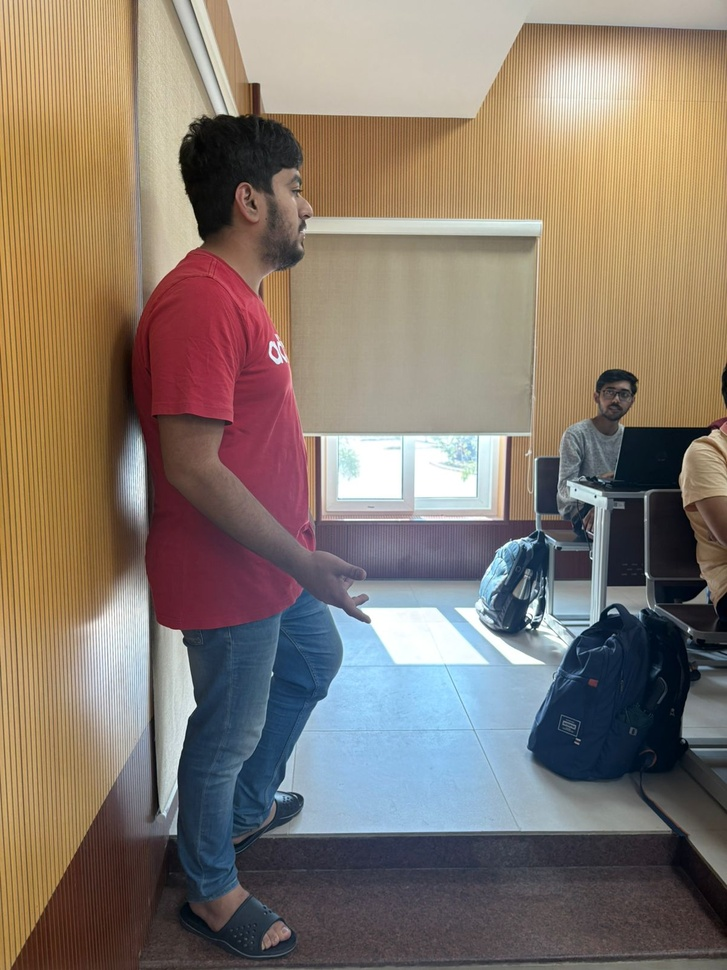
#> input picture left_image.jpg, 727 x 970 px, shrunk from 1200 x 1600 before the run
$ jupyter execute CV.ipynb   (shell and % lines are left out)   (older library calls are emulated)
#> lines starting #> are read from the running program, lines starting #| are printed output that depends on the picture; after the words box and inside, x2 and y2 are one past the last pixel; in counts of white or black regions, pixels touching at a corner belong together
[cell 1]
from google.colab import files

uploaded = files.upload()
#> the answer given: left_image.jpg

[cell 2]
import cv2
import numpy as np
import matplotlib.pyplot as plt

# Load stereo images (with correct filenames)
imgL = cv2.imread('left_image.jpg', cv2.IMREAD_GRAYSCALE)
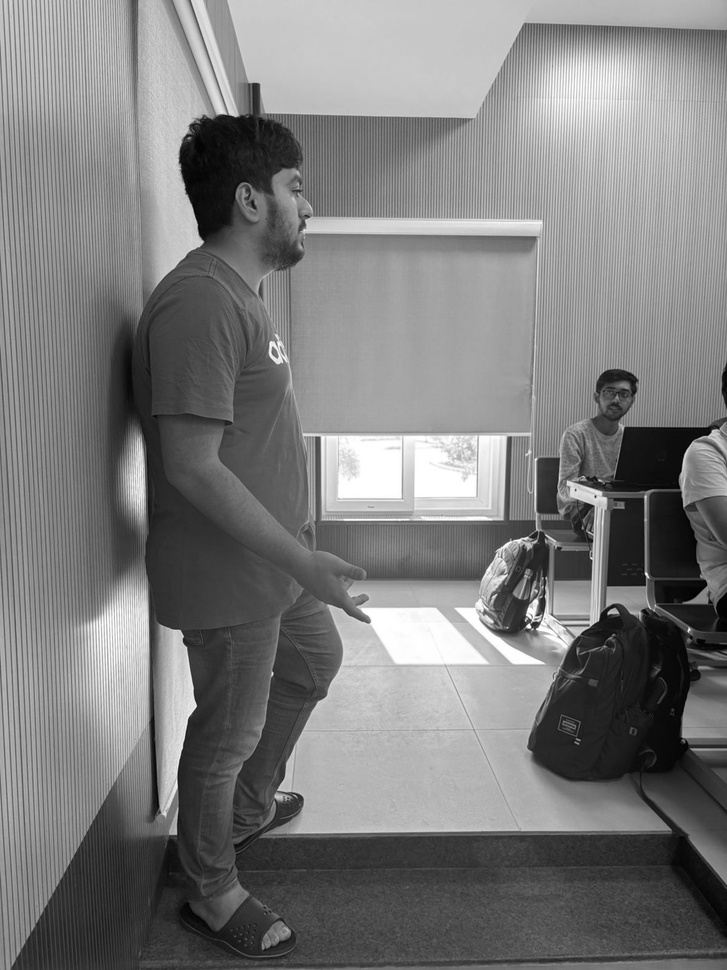
#> imgL: shape (970, 727); min 0, max 255, mean 124.1
imgR = cv2.imread('right_image.jpg', cv2.IMREAD_GRAYSCALE)
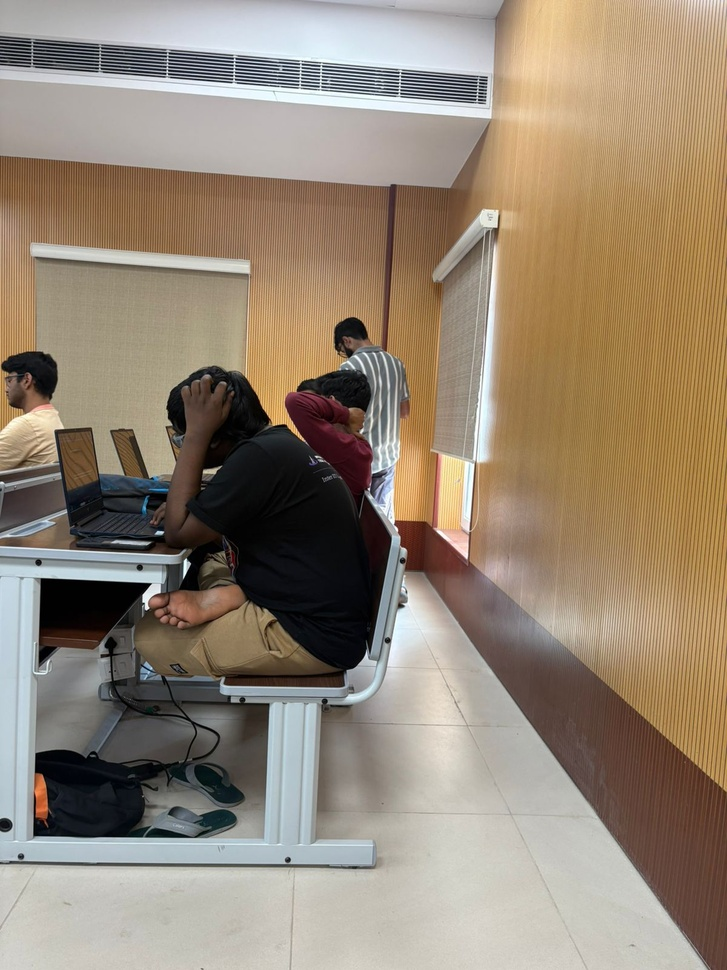
#> input picture right_image.jpg, 727 x 970 px, shrunk from 1200 x 1600 before the run
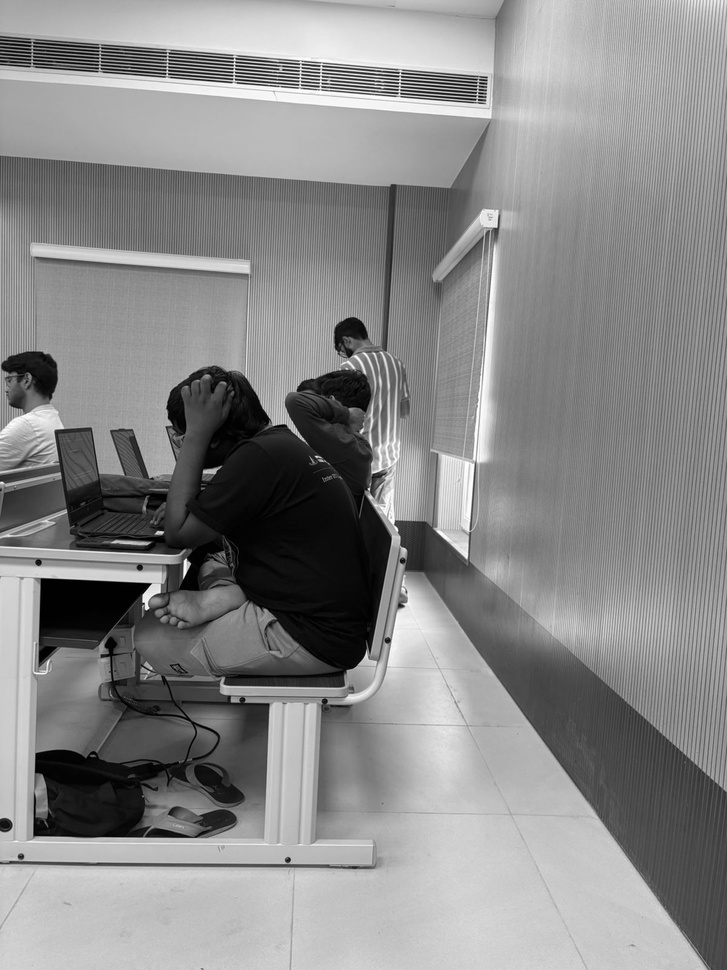
#> imgR: shape (970, 727); min 0, max 255, mean 136.8

if imgL is None or imgR is None:
    raise Exception("❌ Make sure 'left_image.jpg' and 'right_image.jpg' are uploaded!")

# Create a StereoBM or StereoSGBM object
stereo = cv2.StereoBM_create(numDisparities=16*5, blockSize=15)

# Compute disparity map
disparity = stereo.compute(imgL, imgR)

# Normalize disparity for visualization
disparity_normalized = cv2.normalize(
    disparity, None, alpha=0, beta=255,
    norm_type=cv2.NORM_MINMAX, dtype=cv2.CV_8U
)

# Display disparity map
plt.figure(figsize=(10, 5))
plt.imshow(disparity_normalized, cmap='gray')
plt.title('Disparity Map')
plt.axis('off')
plt.show()

# Reprojection to 3D (dummy calibration matrix)
focal_length = 0.8 * imgL.shape[1]
#> focal_length = 581.6
Q = np.float32([
    [1, 0, 0, -imgL.shape[1] / 2],
    [0, -1, 0, imgL.shape[0] / 2],
    [0, 0, 0, focal_length],
    [0, 0, 1, 0]
])

points_3D = cv2.reprojectImageTo3D(disparity, Q)
#> points_3D: shape (970, 727, 3) float32; 0.41% of the values are NaN or infinite; the others: min -36.35, max 72.7, mean -10.95
mask = disparity > disparity.min()
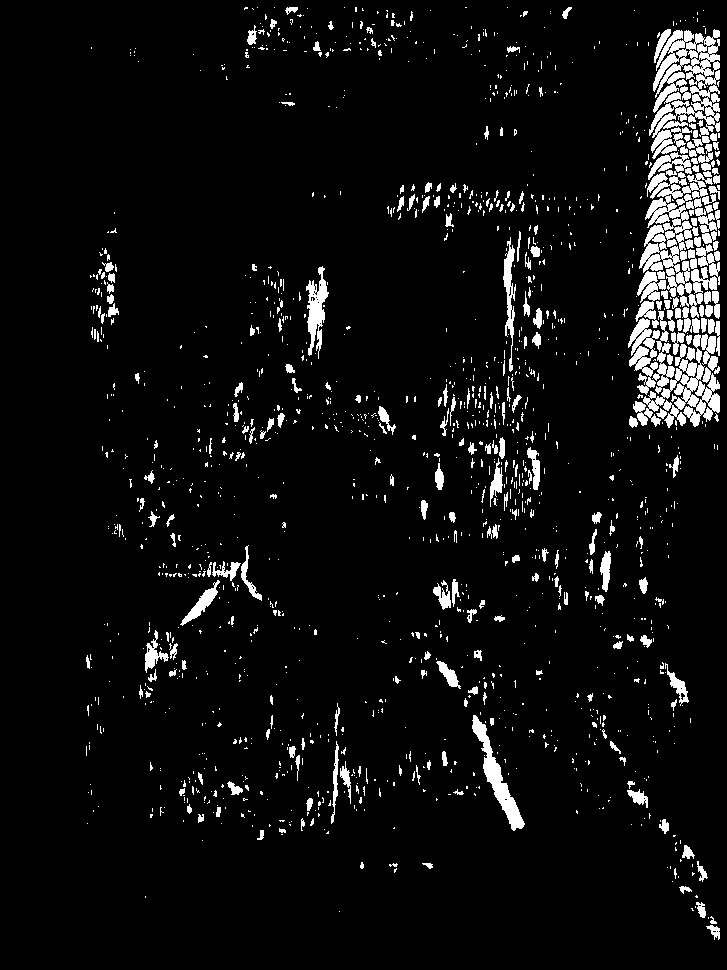
#> mask: shape (970, 727) bool; 6% white; 1547 white regions (1271 under 20 px), largest, box (x1, y1, x2, y2) and area: (649, 29, 720, 159) 4850, (639, 173, 717, 318) 4172, (633, 334, 720, 428) 3226
output_points = points_3D[mask]

print(f"✅ Extracted 3D points: {output_points.shape}")
#| ✅ Extracted 3D points: (42107, 3)

# Show depth meaning
plt.imshow(disparity_normalized, cmap='gray')
plt.title('Depth Meaning: White = Near, Black = Far')
plt.axis('off')
plt.show()

[cell 3]
from mpl_toolkits.mplot3d import Axes3D

fig = plt.figure(figsize=(8, 6))
ax = fig.add_subplot(111, projection='3d')

# Sample a few points (for speed)
sample = output_points[::100]
#> sample = 422 rows, first 8: [-0.296, 1.2, 1.45], [-0.0667, 0.413, 0.507], [0.16, 0.372, 0.46], [0.04, 0.607, 0.762], [-inf, inf, inf], [-0.94, 4.17, 5.34], [-inf, inf, inf], [1.44, 2.01, 2.6]
ax.scatter(sample[:, 0], sample[:, 1], sample[:, 2], s=0.5)
ax.set_title("3D Point Cloud Reconstruction")
plt.show()
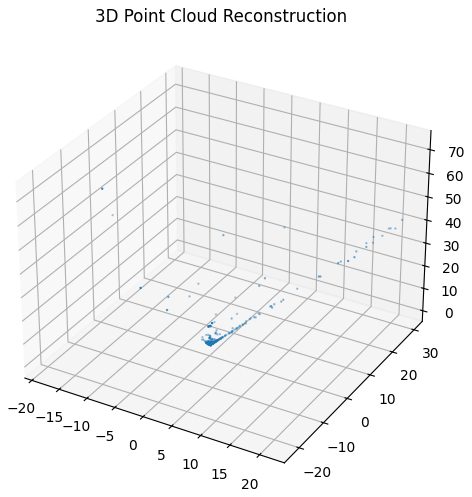
#> figure drawn by matplotlib, 1 panel

[cell 4]
def compute_disparity(imgL, imgR, method="BM"):
    if method == "BM":
        stereo = cv2.StereoBM_create(numDisparities=16*5, blockSize=15)
    else:
        stereo = cv2.StereoSGBM_create(
            minDisparity=0,
            numDisparities=16*5,
            blockSize=15,
            P1=8 * 3 * 15 ** 2,
            P2=32 * 3 * 15 ** 2,
            disp12MaxDiff=1,
            uniquenessRatio=15,
            speckleWindowSize=50,
            speckleRange=2
        )
    disparity = stereo.compute(imgL, imgR)
    return cv2.normalize(disparity, None, 0, 255, cv2.NORM_MINMAX, cv2.CV_8U)

[cell 5]
import cv2
import numpy as np
import matplotlib.pyplot as plt

# Load stereo images
imgL = cv2.imread('left_image.jpg', cv2.IMREAD_GRAYSCALE)
imgR = cv2.imread('right_image.jpg', cv2.IMREAD_GRAYSCALE)

if imgL is None or imgR is None:
    raise Exception("❌ Please upload 'left_image.jpg' and 'right_image.jpg' first!")

# ----- StereoBM -----
stereo_bm = cv2.StereoBM_create(numDisparities=16*5, blockSize=15)
disparity_bm = stereo_bm.compute(imgL, imgR)
disparity_bm = cv2.normalize(disparity_bm, None, 0, 255, cv2.NORM_MINMAX, cv2.CV_8U)

# ----- StereoSGBM -----
stereo_sgbm = cv2.StereoSGBM_create(
    minDisparity=0,
    numDisparities=16*5,
    blockSize=15,
    P1=8 * 3 * 15 ** 2,
    P2=32 * 3 * 15 ** 2,
    disp12MaxDiff=1,
    uniquenessRatio=10,
    speckleWindowSize=100,
    speckleRange=32,
    preFilterCap=63
)
disparity_sgbm = stereo_sgbm.compute(imgL, imgR)
disparity_sgbm = cv2.normalize(disparity_sgbm, None, 0, 255, cv2.NORM_MINMAX, cv2.CV_8U)

# ----- Visualization -----
plt.figure(figsize=(12, 6))
plt.subplot(1, 2, 1)
plt.imshow(disparity_bm, cmap='gray')
plt.title('Disparity Map - StereoBM')
plt.axis('off')

plt.subplot(1, 2, 2)
plt.imshow(disparity_sgbm, cmap='gray')
plt.title('Disparity Map - StereoSGBM')
plt.axis('off')

plt.show()

[cell 6]
import cv2
import numpy as np
import matplotlib.pyplot as plt

# Load stereo images
imgL = cv2.imread('left_image.jpg', cv2.IMREAD_GRAYSCALE)
imgR = cv2.imread('right_image.jpg', cv2.IMREAD_GRAYSCALE)

# Validate
if imgL is None or imgR is None:
    raise Exception("Please upload both images correctly!")

# StereoBM
stereo_bm = cv2.StereoBM_create(numDisparities=16*5, blockSize=15)
disparity_bm = stereo_bm.compute(imgL, imgR)
disparity_bm = cv2.normalize(disparity_bm, None, 0, 255, cv2.NORM_MINMAX, cv2.CV_8U)

# StereoSGBM
stereo_sgbm = cv2.StereoSGBM_create(
    minDisparity=0,
    numDisparities=16*5,
    blockSize=15,
    P1=8 * 3 * 15 ** 2,
    P2=32 * 3 * 15 ** 2,
    disp12MaxDiff=1,
    uniquenessRatio=10,
    speckleWindowSize=100,
    speckleRange=32,
    preFilterCap=63
)
disparity_sgbm = stereo_sgbm.compute(imgL, imgR)
disparity_sgbm = cv2.normalize(disparity_sgbm, None, 0, 255, cv2.NORM_MINMAX, cv2.CV_8U)

# Visualize both
plt.figure(figsize=(12, 6))
plt.subplot(1, 2, 1)
plt.imshow(disparity_bm, cmap='gray')
plt.title('Disparity Map - StereoBM')
plt.axis('off')

plt.subplot(1, 2, 2)
plt.imshow(disparity_sgbm, cmap='gray')
plt.title('Disparity Map - StereoSGBM')
plt.axis('off')

plt.show()

[cell 7]
disp_color = cv2.applyColorMap(disparity_sgbm, cv2.COLORMAP_JET)
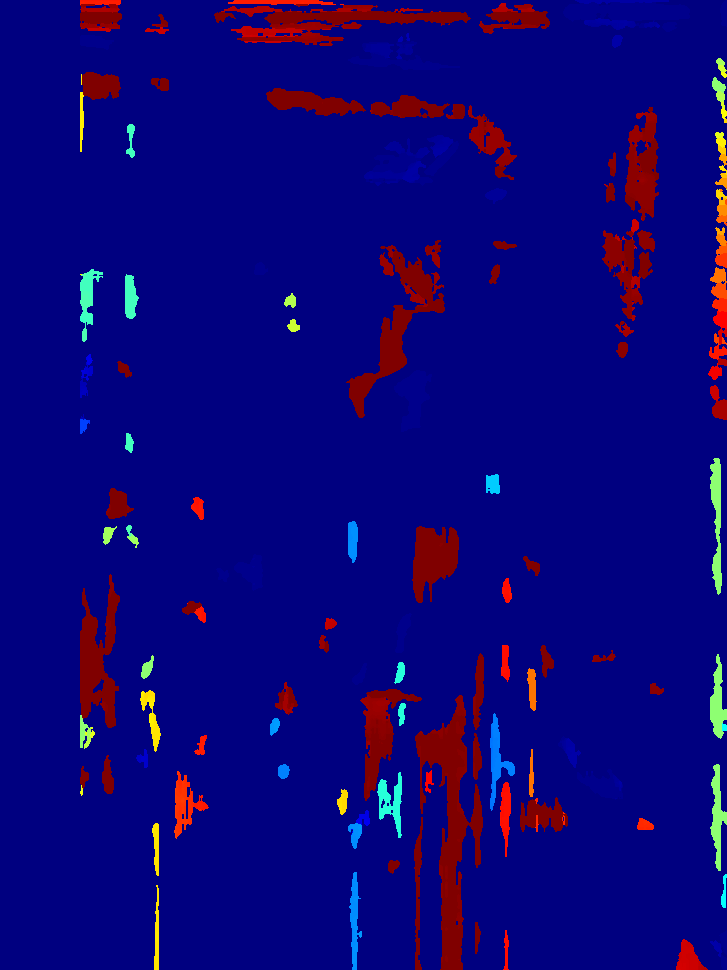
#> disp_color: shape (970, 727, 3); mean B, G, R 119.9, 3.8, 12
plt.imshow(cv2.cvtColor(disp_color, cv2.COLOR_BGR2RGB))
plt.title('Colorized Depth Map (StereoSGBM)')
plt.axis('off')
plt.show()

[cell 8]
focal_length = 0.8 * imgL.shape[1]
Q = np.float32([
    [1, 0, 0, -imgL.shape[1]/2],
    [0, -1, 0, imgL.shape[0]/2],
    [0, 0, 0, focal_length],
    [0, 0, 1, 0]
])

points_3D = cv2.reprojectImageTo3D(disparity_sgbm, Q)
#> points_3D: shape (970, 727, 3) float32; 89.88% of the values are NaN or infinite; the others: min -161.3, max 193.9, mean 14.29
mask = disparity_sgbm > disparity_sgbm.min()
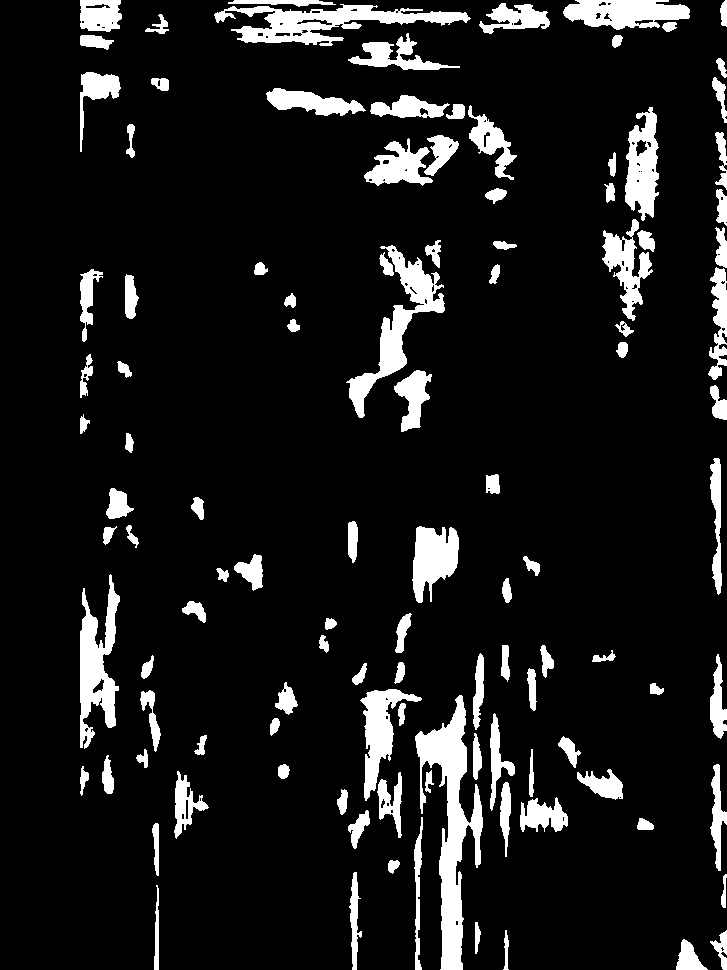
#> mask: shape (970, 727) bool; 10.1% white; 112 white regions, largest, box (x1, y1, x2, y2) and area: (415, 695, 483, 970) 6713, (214, 4, 471, 46) 4390, (346, 245, 445, 418) 3949
output_points = points_3D[mask]

print("✅ Extracted 3D points:", output_points.shape)
#| ✅ Extracted 3D points: (71346, 3)
